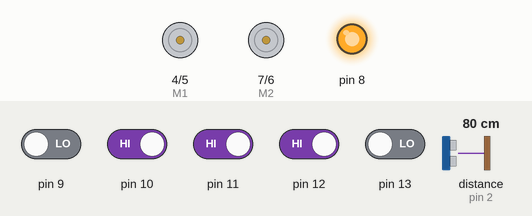
This sketch was run on a simulated Arduino Uno, built with avr-gcc and run on an emulated ATmega328P. Parts: direction and speed pins drawn as motors (green arrow = direction pin HIGH = forward, orange = LOW = backward, longer = more drive), output pins drawn as LEDs (lit = HIGH). Wiring (inferred from the names in the program): ultrasonic range finder: trigger pin 3; echo pin 2. The test bench sets the inputs (shaded band); at power-on: pin 10–12 HIGH, pin 9, pin 13 LOW, distance to the obstacle (sensor on pin 2) 80 cm. The echo pulse lasts 58.3 µs per cm; pins used as bus, display or sensor lines are not drawn; what the sketch prints to the serial monitor is not drawn.

Above: at 1.2 s.
1.3 s: pin 10 driven LOW
At 1.8 s:
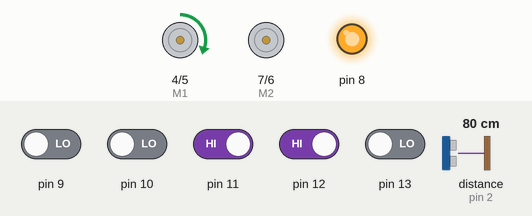
2.8 s: pin 11 driven LOW
At 4.0 s:
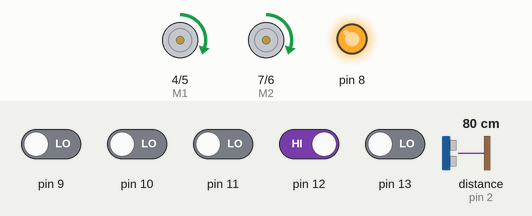
4.3 s: pin 12 driven LOW
6.2 s: pin 11 driven HIGH
At 6.7 s:
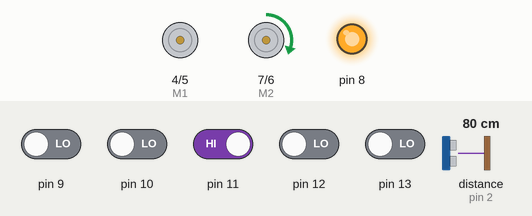
7.7 s: distance to the obstacle (sensor on pin 2) set to 18 cm
10.7 s: distance to the obstacle (sensor on pin 2) set to 9 cm
Timing chart, 0 to 13.7 s (numbered marks = the images above; inputs shaded):
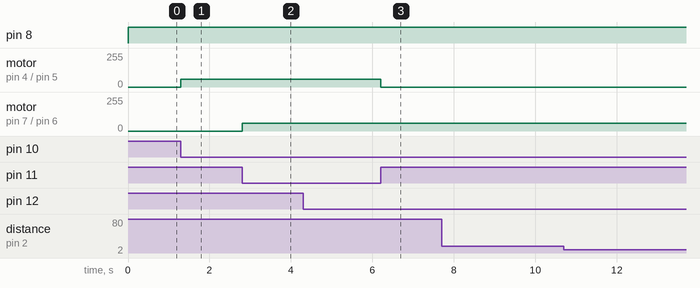

The sketch:

LichtEnMotoren.ino
```cpp
//Arduino PWM Speed Control：
#define ECHO 2
#define TRIGGER 3
#define E1 5
#define M1 4
#define E2 6
#define M2 7
// 9,10,11,12,13

void setup() {
   Serial.begin(115200); // Starting Serial Terminal
   pinMode(ECHO, INPUT);
   pinMode(TRIGGER, OUTPUT);
   pinMode(8,OUTPUT);
   pinMode(9,INPUT);
   pinMode(10,INPUT);
   pinMode(11,INPUT);
   pinMode(12,INPUT);
   pinMode(13,INPUT);
   pinMode(M1, OUTPUT);
   pinMode(M2, OUTPUT);
}

void loop() {
   digitalWrite(8,HIGH);
   long duration, cm;
   digitalWrite(TRIGGER, LOW);
   delayMicroseconds(2);
   digitalWrite(TRIGGER, HIGH);
   delayMicroseconds(10);
   digitalWrite(TRIGGER, LOW);

   duration = pulseIn(ECHO, HIGH);
   cm = microsecondsToCentimeters(duration);
   Serial.print(cm);
   Serial.print("cm\t");
//   Serial.println();
   for (int i = 9; i <= 13; i++) {
    Serial.print(!digitalRead(i) ? "*" : "-");
      if (!digitalRead(11)) {
        driveMotor(60,60);
      } else if (!digitalRead(12)) {
        driveMotor(0,60);
      } else if (!digitalRead(10)) {
        driveMotor(60,0);
      } else {
        driveMotor(0,0);
      }
    }
   Serial.println();
//   delay(500);
}

void driveMotor(int Motor1, int Motor2) {
  digitalWrite(M1,HIGH);
  digitalWrite(M2, HIGH);
  analogWrite(E1, Motor1);   //PWM Speed Control
  analogWrite(E2, Motor2);
}

long microsecondsToCentimeters(long microseconds) {
   return microseconds / 29 / 2;
}
```

Measured:
- after the input at 1.3 s, motor on pin 4 (M1) / pin 5 (E1): stopped → forward 60/255 at once
- after the input at 2.8 s, motor on pin 7 (M2) / pin 6 (E2): stopped → forward 60/255 at once
- after the input at 6.2 s, motor on pin 4 (M1) / pin 5 (E1): forward 60/255 → stopped at once
